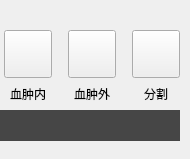
               <widget class="QWidget" name="tab_9">
                <attribute name="title">
                 <string>种子生长</string>
                </attribute>
                <widget class="QPushButton" name="btnGrowRange">
                 <property name="geometry">
                  <rect>
                   <x>68</x>
                   <y>30</y>
                   <width>48</width>
                   <height>48</height>
                  </rect>
                 </property>
                 <property name="minimumSize">
                  <size>
                   <width>48</width>
                   <height>48</height>
                  </size>
                 </property>
                 <property name="maximumSize">
                  <size>
                   <width>48</width>
                   <height>48</height>
                  </size>
                 </property>
                 <property name="text">
                  <string/>
                 </property>
                </widget>
                <widget class="QPushButton" name="btnGrowSeed">
                 <property name="geometry">
                  <rect>
                   <x>4</x>
                   <y>30</y>
                   <width>48</width>
                   <height>48</height>
                  </rect>
                 </property>
                 <property name="minimumSize">
                  <size>
                   <width>48</width>
                   <height>48</height>
                  </size>
                 </property>
                 <property name="maximumSize">
                  <size>
                   <width>48</width>
                   <height>48</height>
                  </size>
                 </property>
                 <property name="text">
                  <string/>
                 </property>
                </widget>
                <widget class="QPushButton" name="btnGrow">
                 <property name="geometry">
                  <rect>
                   <x>132</x>
                   <y>30</y>
                   <width>48</width>
                   <height>48</height>
                  </rect>
                 </property>
                 <property name="minimumSize">
                  <size>
                   <width>48</width>
                   <height>48</height>
                  </size>
                 </property>
                 <property name="maximumSize">
                  <size>
                   <width>48</width>
                   <height>48</height>
                  </size>
                 </property>
                 <property name="text">
                  <string/>
                 </property>
                </widget>
                <widget class="QLabel" name="label_5">
                 <property name="geometry">
                  <rect>
                   <x>4</x>
                   <y>86</y>
                   <width>48</width>
                   <height>15</height>
                  </rect>
                 </property>
                 <property name="text">
                  <string>血肿内</string>
                 </property>
                 <property name="alignment">
                  <set>Qt::AlignCenter</set>
                 </property>
                </widget>
                <widget class="QLabel" name="label_21">
                 <property name="geometry">
                  <rect>
                   <x>68</x>
                   <y>86</y>
                   <width>48</width>
                   <height>15</height>
                  </rect>
                 </property>
                 <property name="text">
                  <string>血肿外</string>
                 </property>
                 <property name="alignment">
                  <set>Qt::AlignCenter</set>
                 </property>
                </widget>
                <widget class="QLabel" name="label_22">
                 <property name="geometry">
                  <rect>
                   <x>132</x>
                   <y>86</y>
                   <width>48</width>
                   <height>15</height>
                  </rect>
                 </property>
                 <property name="text">
                  <string>分割</string>
                 </property>
                 <property name="alignment">
                  <set>Qt::AlignCenter</set>
                 </property>
                </widget>
                <widget class="QLabel" name="lblCover2">
                 <property name="geometry">
                  <rect>
                   <x>0</x>
                   <y>110</y>
                   <width>180</width>
                   <height>31</height>
                  </rect>
                 </property>
                 <property name="styleSheet">
                  <string notr="true">background-color: rgba(28, 29, 29, 205);</string>
                 </property>
                 <property name="text">
                  <string/>
                 </property>
                </widget>
                <widget class="ctkSliderWidget" name="ctkSliderWidget2" native="true">
                 <property name="geometry">
                  <rect>
                   <x>10</x>
                   <y>118</y>
                   <width>171</width>
                   <height>32</height>
                  </rect>
                 </property>
                 <property name="minimumSize">
                  <size>
                   <width>0</width>
                   <height>32</height>
                  </size>
                 </property>
                 <property name="font">
                  <font>
                   <pointsize>-1</pointsize>
                   <italic>false</italic>
                   <bold>false</bold>
                  </font>
                 </property>
                </widget>
               </widget>
